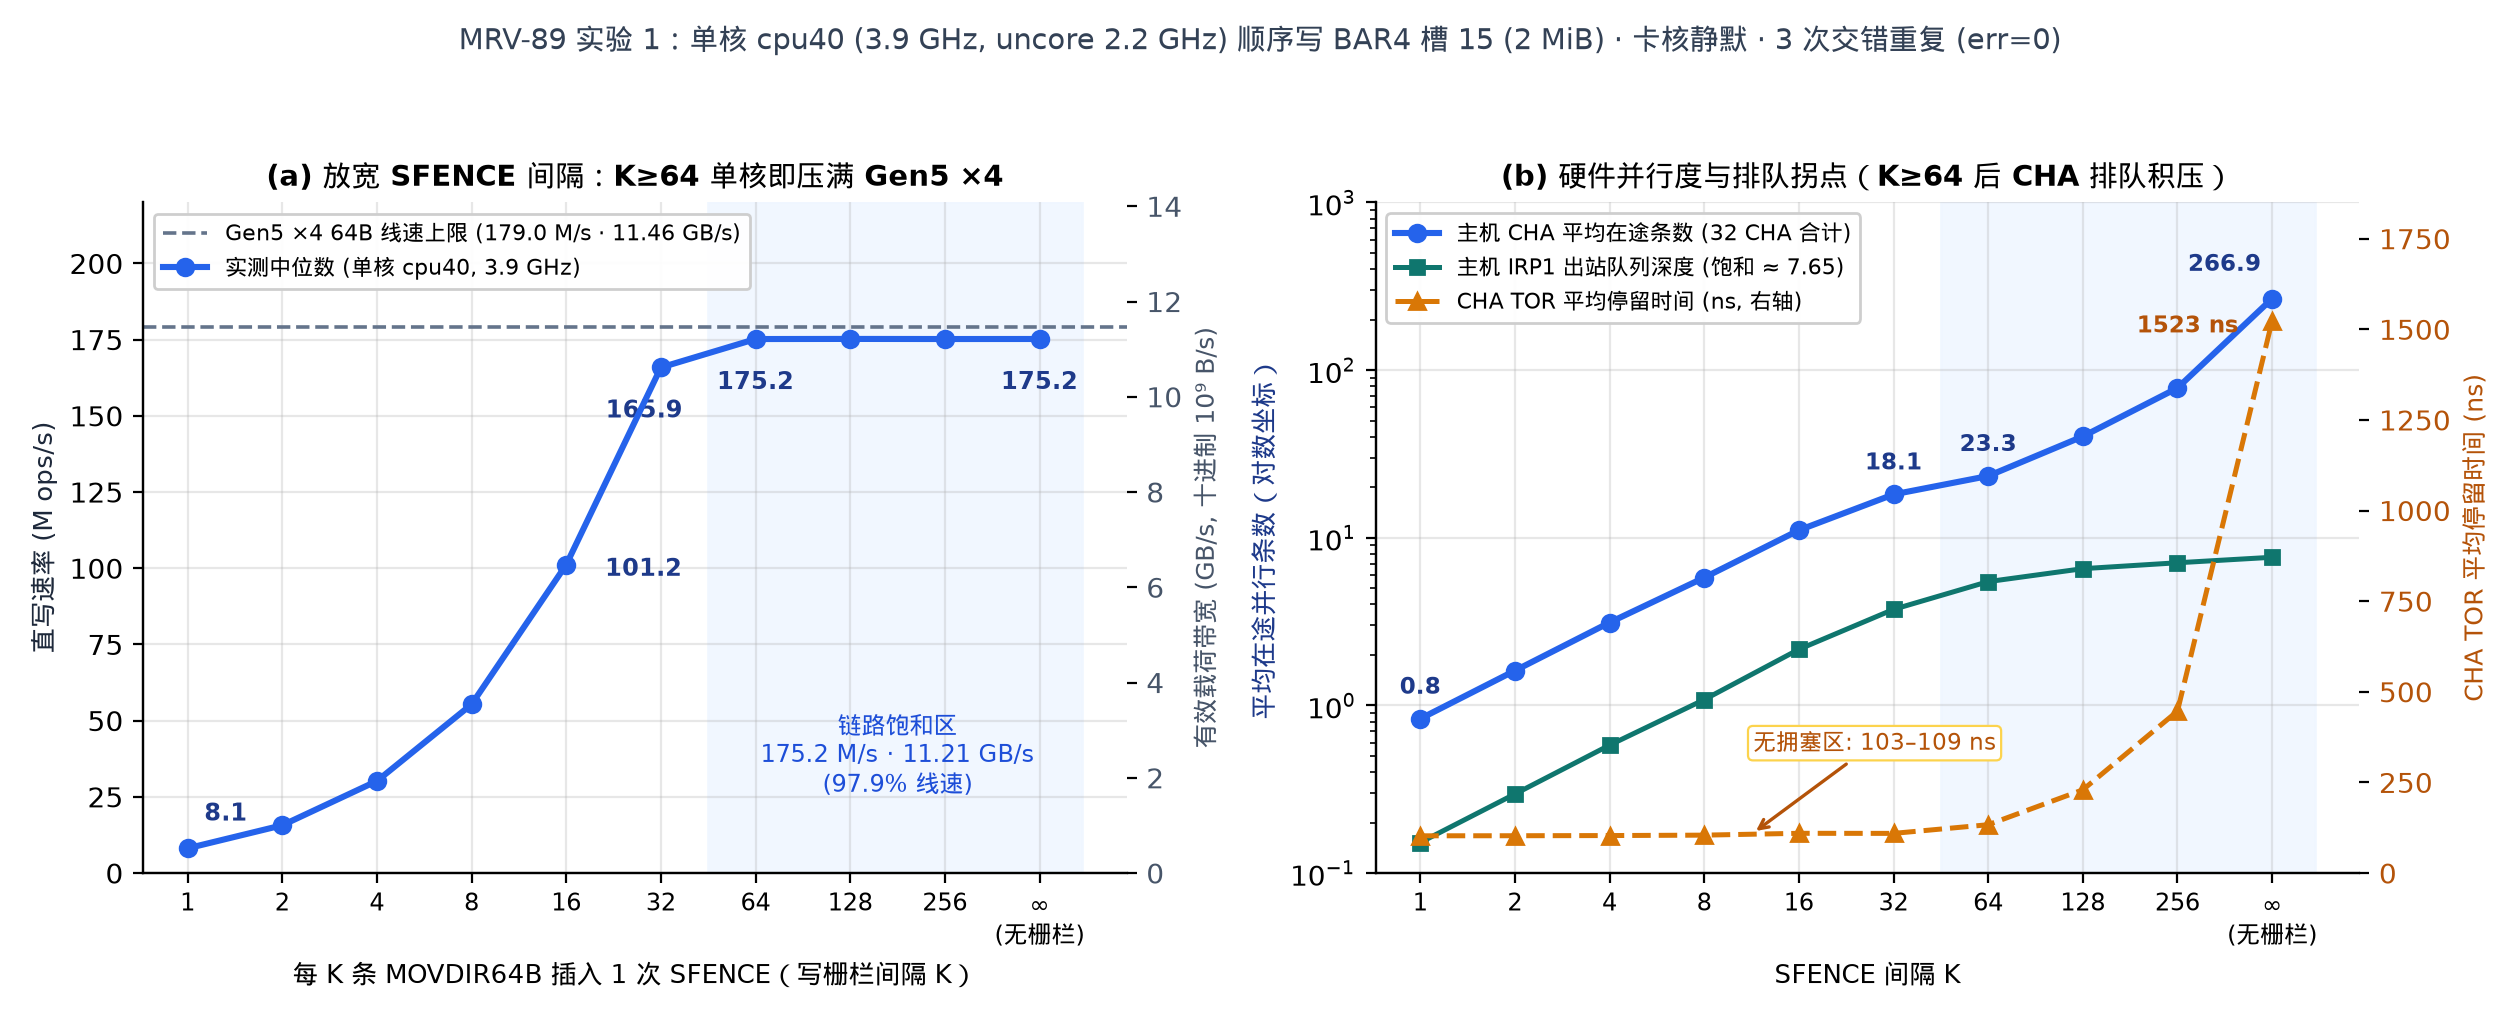

Recreate this plot in Python.
#!/usr/bin/env python3
"""MRV-89 Exp 1 chart: MOVDIR64B parallelism & throughput vs SFENCE interval K.

Reads raw verified runs from logs/mrv89-2026-11-19/runs.jsonl and writes
docs/figures/mrv-89-exp1-fence.{png,svg} using mrvplot styling.
"""
import collections
import json
import pathlib
import statistics
import sys

ROOT = pathlib.Path(__file__).resolve().parents[2]
HERE = pathlib.Path(__file__).resolve().parent
sys.path.insert(0, str(HERE))
import mrvplot  # noqa: E402, F401
import matplotlib.pyplot as plt  # noqa: E402
import numpy as np  # noqa: E402

RUNS = ROOT / "logs/mrv89-2026-11-19/runs.jsonl"
PCIE_WIRE_MOPS = 179.02  # 32 GT/s * 4 * (128/130) / (64 + 24 B TLP)

ORDER = ["k1", "k2", "k4", "k8", "k16", "k32", "k64", "k128", "k256", "kinf"]
LABELS = ["1", "2", "4", "8", "16", "32", "64", "128", "256", "∞\n(无栅栏)"]


def main():
    rows = [json.loads(l) for l in RUNS.read_text().splitlines() if l.strip()]
    exp1 = collections.defaultdict(list)
    for r in rows:
        if r.get("exp") == "exp1_fence":
            assert r["card"]["mismatches"] == 0 and r["card"]["torn_cells"] == 0
            assert r["host_min_pct"] >= 99.9 and r["card"]["min_pct"] >= 99.9
            exp1[r["cond"]].append(r)

    xs = np.arange(len(ORDER))
    med_mops, med_cha, med_res, med_irp = [], [], [], []
    all_mops = []
    for k in ORDER:
        rs = exp1[k]
        assert len(rs) >= 3
        m = [r["mops"] for r in rs]
        med_mops.append(statistics.median(m))
        med_cha.append(statistics.median(r["cha"]["inflight"] for r in rs))
        med_res.append(statistics.median(r["cha"]["residency_ns"] for r in rs))
        med_irp.append(statistics.median(r["irp1"]["inflight"] for r in rs))
        all_mops.append(m)

    fig, (ax1, ax2) = plt.subplots(1, 2, figsize=(12.6, 5.1))

    # --- Left panel: Throughput (Mops/s & decimal GB/s) ---
    ax1.axhline(PCIE_WIRE_MOPS, color="#64748b", ls="--", lw=1.3,
                label=f"Gen5 ×4 64B 线速上限 ({PCIE_WIRE_MOPS:.1f} M/s · 11.46 GB/s)")
    ax1.axvspan(5.5, 9.45, color="#eff6ff", alpha=0.85, zorder=0)
    ax1.text(7.5, 24, "链路饱和区\n175.2 M/s · 11.21 GB/s\n(97.9% 线速)",
             ha="center", va="bottom", fontsize=8.5, color="#1d4ed8")

    for i, vals in enumerate(all_mops):
        ax1.scatter([xs[i]] * len(vals), vals, color="#93c5fd", s=22, zorder=3)
    ax1.plot(xs, med_mops, "-o", color="#2563eb", lw=2.2, ms=6, zorder=4,
             label="实测中位数 (单核 cpu40, 3.9 GHz)")

    annots_a = [
        (0, 6, 10, "left"),
        (4, 14, -4, "left"),
        (5, -6, -18, "center"),
        (6, 0, -18, "center"),
        (9, 0, -18, "center"),
    ]
    for idx, dx, dy, ha in annots_a:
        v = med_mops[idx]
        ax1.annotate(f"{v:.1f}", xy=(xs[idx], v), xytext=(dx, dy),
                     textcoords="offset points", ha=ha, fontsize=8.5,
                     fontweight="bold", color="#1e3a8a")

    ax1.set_xticks(xs)
    ax1.set_xticklabels(LABELS, fontsize=8.5)
    ax1.set_xlabel("每 K 条 MOVDIR64B 插入 1 次 SFENCE（写栅栏间隔 K）", fontsize=9.5)
    ax1.set_ylabel("直写速率 (M ops/s)", fontsize=9.5, color="#1e293b")
    ax1.set_ylim(0, 220)
    ax1.set_title("(a) 放宽 SFENCE 间隔：K≥64 单核即压满 Gen5 ×4", fontsize=10.5, fontweight="bold")
    ax1.legend(loc="upper left", fontsize=8, frameon=True, facecolor="white", framealpha=0.95)

    ax1_r = ax1.twinx()
    ax1_r.spines["top"].set_visible(False)
    ax1_r.set_ylim(0, 220 * 64 / 1000.0)
    ax1_r.set_ylabel("有效载荷带宽 (GB/s, 十进制 10⁹ B/s)", fontsize=9, color="#475569")
    ax1_r.tick_params(axis="y", labelcolor="#475569")
    ax1_r.grid(False)

    # --- Right panel: Host CHA in-flight parallelism & CHA residency ---
    ax2.axvspan(5.5, 9.45, color="#eff6ff", alpha=0.85, zorder=0)
    l1, = ax2.plot(xs, med_cha, "-o", color="#2563eb", lw=2.2, ms=6,
                   label="主机 CHA 平均在途条数 (32 CHA 合计)")
    l2, = ax2.plot(xs, med_irp, "-s", color="#0f766e", lw=1.8, ms=5,
                   label="主机 IRP1 出站队列深度 (饱和 ≈ 7.65)")
    ax2.set_yscale("log")
    ax2.set_ylim(0.1, 1000)
    ax2.set_xticks(xs)
    ax2.set_xticklabels(LABELS, fontsize=8.5)
    ax2.set_xlabel("SFENCE 间隔 K", fontsize=9.5)
    ax2.set_ylabel("平均在途并行条数（对数坐标）", fontsize=9.5, color="#1e3a8a")
    ax2.set_title("(b) 硬件并行度与排队拐点（K≥64 后 CHA 排队积压）", fontsize=10.5, fontweight="bold")

    for idx, dx, dy, ha in [(0, 0, 9, "center"), (5, 0, 9, "center"), (6, 0, 9, "center"), (9, -4, 10, "right")]:
        ax2.annotate(f"{med_cha[idx]:.1f}", xy=(xs[idx], med_cha[idx]),
                     xytext=(dx, dy), textcoords="offset points", ha=ha,
                     fontsize=8.3, fontweight="bold", color="#1e3a8a")

    ax2_r = ax2.twinx()
    ax2_r.spines["top"].set_visible(False)
    l3, = ax2_r.plot(xs, med_res, "--^", color="#d97706", lw=1.8, ms=5.5,
                     label="CHA TOR 平均停留时间 (ns, 右轴)")
    ax2_r.set_ylim(0, 1850)
    ax2_r.set_ylabel("CHA TOR 平均停留时间 (ns)", fontsize=9, color="#b45309")
    ax2_r.tick_params(axis="y", labelcolor="#b45309")
    ax2_r.grid(False)

    ax2_r.annotate("无拥塞区: 103–109 ns", xy=(3.5, 107), xytext=(4.8, 340),
                   arrowprops=dict(arrowstyle="->", color="#b45309", lw=1.2),
                   fontsize=8.3, color="#b45309", ha="center",
                   bbox=dict(boxstyle="round,pad=0.22", fc="white", ec="#fcd34d", lw=0.8))
    ax2_r.annotate("1523 ns", xy=(9, med_res[9]), xytext=(-12, -2),
                   textcoords="offset points", ha="right", va="center",
                   fontsize=8.3, fontweight="bold", color="#b45309")

    lines = [l1, l2, l3]
    ax2.legend(lines, [l.get_label() for l in lines], loc="upper left",
               fontsize=7.9, frameon=True, facecolor="white", framealpha=0.95)

    fig.suptitle(
        "MRV-89 实验 1：单核 cpu40 (3.9 GHz, uncore 2.2 GHz) 顺序写 BAR4 槽 15 (2 MiB) · 卡核静默 · 3 次交错重复 (err=0)",
        fontsize=10.3, y=0.975, color="#334155",
    )
    fig.tight_layout(rect=[0, 0, 1, 0.93])
    png = HERE / "mrv-89-exp1-fence.png"
    fig.savefig(png, dpi=200)
    fig.savefig(HERE / "mrv-89-exp1-fence.svg")
    plt.close(fig)
    print(f"Wrote {png}")


if __name__ == "__main__":
    main()
